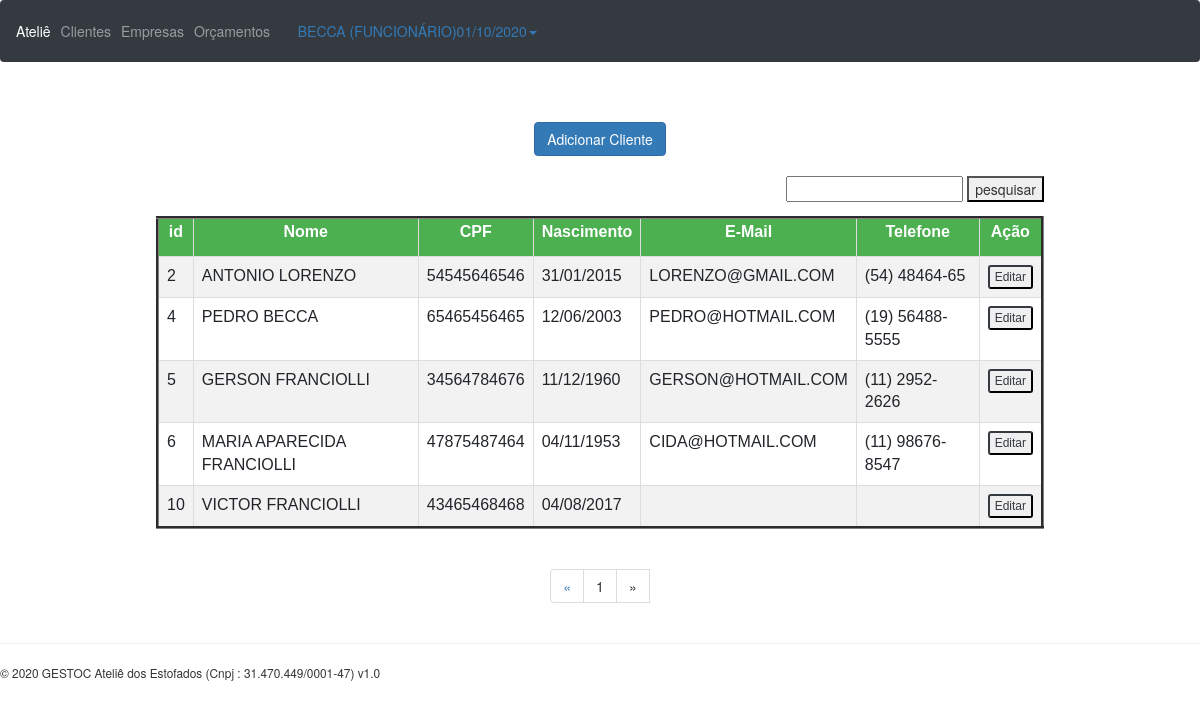
/clientes.php (signed in), run on the app's committed database.
### tables this page shows
CREATE TABLE `pessoa` (
  `id_pessoa` int(10) UNSIGNED NOT NULL,
  `nome` varchar(45) NOT NULL,
  `cpf` varchar(11) NOT NULL,
  `data_nasc` date NOT NULL,
  `email` varchar(45) NOT NULL,
  `telefone` varchar(16) DEFAULT NULL,
  `endereco_id` int(10) UNSIGNED NOT NULL
);

### clientes.php (the view, shortened to what this page needs)
<?php
require './header.php';
require './conexao/banco.php';
@$pesq = $_GET['pesquisa'];
if ($pesq != null) {
  $pagina = (isset($_GET['pagina']))? $_GET['pagina'] : 1;
  $result_clientes = "SELECT * FROM pessoa WHERE nome LIKE '%$pesq%'";
  $resultado_clientes = mysqli_query($conn, $result_clientes);
  $total_clientes = mysqli_num_rows($resultado_clientes);
  $quantidade_pg = $total_clientes;
  @$num_pagina = ceil($total_clientes/$quantidade_pg);
  $incio = ($quantidade_pg*$pagina)-$quantidade_pg;
  $result_clientes = "SELECT * FROM pessoa WHERE nome LIKE '%$pesq%' LIMIT $incio, $quantidade_pg";
  $resultado_clientes = mysqli_query($conn, $result_clientes);
} else {
$pagina = (isset($_GET['pagina']))? $_GET['pagina'] : 1;
$result_clientes = "SELECT * FROM pessoa INNER JOIN endereco WHERE id_endereco = endereco_id";
$resultado_clientes = mysqli_query($conn, $result_clientes);
$total_clientes = mysqli_num_rows($resultado_clientes);
$quantidade_pg = $total_clientes;
@$num_pagina = ceil($total_clientes/$quantidade_pg);
$incio = ($quantidade_pg*$pagina)-$quantidade_pg;
$result_clientes = "SELECT * FROM pessoa p INNER JOIN endereco e ON id_endereco = endereco_id LEFT JOIN funcionario f ON f.pessoa_id = p.id_pessoa WHERE f.id_funcionario IS NULL LIMIT $incio, $quantidade_pg";
$resultado_clientes = mysqli_query($conn, $result_clientes);
}
?>
<formbotao>
<button type="button" class="btn btn-primary view_data" id= "button_add" data-toggle="modal" data-target="#cliente_add_Modal">Adicionar Cliente</button>
</formbotao>
<br>
<div class="table-responsive-xl container theme-showcase" role="main">
  <form class="pesq" id="pesquisa_cliente" method="get" action="#">
      <input type="text" name="pesquisa" id="pesquisa" value="<?php echo $pesq; ?>"></input>
      <button type="hide" onclick="submitar(1)"> pesquisar </button>
  </form>
  <table align="center" border="3" class="sortable table table-hover table table-sm" id="listar_clientes" class="display">
    <tr>
      <th>id</th>
      <th>Nome</th>
      <th>CPF</th>
      <th>Nascimento</th>
      <th>E-Mail</th>
      <th>Telefone</th>
      <th>Ação</th>
    </tr>
    <?php while ($cliente = mysqli_fetch_array($resultado_clientes)) {?>
      <tr>
        <td><?php echo $cliente['id_pessoa']; ?></td>
        <td><?php echo $cliente['nome']; ?></td>
        <td><?php echo $cliente['cpf']; ?></td>
        <td><?php echo date ('d/m/Y', strtotime ($cliente['data_nasc'])); ?></td>
        <td><?php echo $cliente['email']; ?></td>
        <td><?php echo $cliente['telefone']; ?></td>
        <td>
          <div class="btn-group">
          <button type="button" class="btn-xs btn-outline-dark view_data" data-toggle="modal" data-target="#clienteModal" data-id = "<?php echo $cliente['id_pessoa']; ?>"
            data-nome="<?php echo $cliente['nome']; ?>" data-cpf="<?php echo $cliente['cpf']; ?>" data-nasc="<?php echo $cliente['data_nasc']; ?>"
            data-email="<?php echo $cliente['email']; ?>" data-telefone="<?php echo $cliente['telefone']; ?>" data-endereco_id="<?php echo $cliente['endereco_id']; ?>" data-rua="<?php echo $cliente['rua']; ?>"
            data-numero = "<?php echo $cliente['numero']; ?>" data-complemento = "<?php echo $cliente['complemento']; ?>" data-cep = "<?php echo $cliente['cep']; ?>"
            data-bairro = "<?php echo $cliente['bairro']; ?>" data-cidade = "<?php echo $cliente['cidade']; ?>" data-estado = "<?php echo $cliente['estado']; ?>"
            >Editar</button>
          </div>
          </td>
        </tr>
      <?php } ?>
    </table>
</div>
<?php
      $pagina_anterior = $pagina - 1;
      $pagina_posterior = $pagina + 1;
    ?>
    <nav class="text-center">
      <ul class="pagination">
        <li>
          <?php
          if($pagina_anterior != 0){ ?>
            <a onclick="javascript:submitar(<?php echo $pagina_anterior; ?>);" />
              <span aria-hidden="true">&laquo;</span>
            </a>
          <?php }else{ ?>
            <span aria-hidden="true">&laquo;</span>
        <?php }  ?>
        </li>
        <?php
        for($i = 1; $i < $num_pagina + 1; $i++){ ?>
          <li><a onclick="javascript:submitar(<?php echo $i; ?>);" /><?php echo $i; ?>
        <?php } ?>
          <?php
          if($pagina_posterior <= $num_pagina){ ?>
            <a onclick="javascript:submitar(<?php echo $pagina_posterior; ?>);" />
              <span aria-hidden="true">&raquo;</span>
            </a>
          <?php }else{ ?>
            <li><span aria-hidden="true">&raquo;</span></li>
        <?php }  ?>
        </li>
      </ul>
    </nav>
<?php
require "./footer.php";
?>

### css/style.css (style rules this page uses)
#listar_clientes { font-family: "Trebuchet MS", Arial, Helvetica, sans-serif; border-collapse: collapse; width: 80%; align: center; }
#listar_clientes td, #listar_clientes th { border: 1px solid #ddd; padding: 8px; }
#listar_clientes tr:nth-child(even) { background-color: #f2f2f2; }
#listar_clientes th { padding-top: 2px; padding-bottom: 12px; text-align: center; background-color: #4CAF50; color: white; }
formbotao { display: flex; align-items: center; justify-content: center; }
.pesq { text-align: right; width: 90%; }
input { text-transform: uppercase; }

### data on the page
pessoa: id_pessoa "2", nome "ANTONIO LORENZO", cpf "54545646546", data_nasc "31/01/2015", email "LORENZO@GMAIL.COM", telefone "(54) 48464-65"
pessoa: id_pessoa "4", nome "PEDRO BECCA", cpf "65465456465", data_nasc "12/06/2003", email "PEDRO@HOTMAIL.COM", telefone "(19) 56488-5555"
pessoa: id_pessoa "5", nome "GERSON FRANCIOLLI", cpf "34564784676", data_nasc "11/12/1960", email "GERSON@HOTMAIL.COM", telefone "(11) 2952-2626"
pessoa: id_pessoa "6", nome "MARIA APARECIDA FRANCIOLLI", cpf "47875487464", data_nasc "04/11/1953", email "CIDA@HOTMAIL.COM", telefone "(11) 98676-8547"
pessoa: id_pessoa "10", nome "VICTOR FRANCIOLLI", cpf "43465468468", data_nasc "04/08/2017"

### other printed values
$_SESSION['user_name'] "BECCA"
